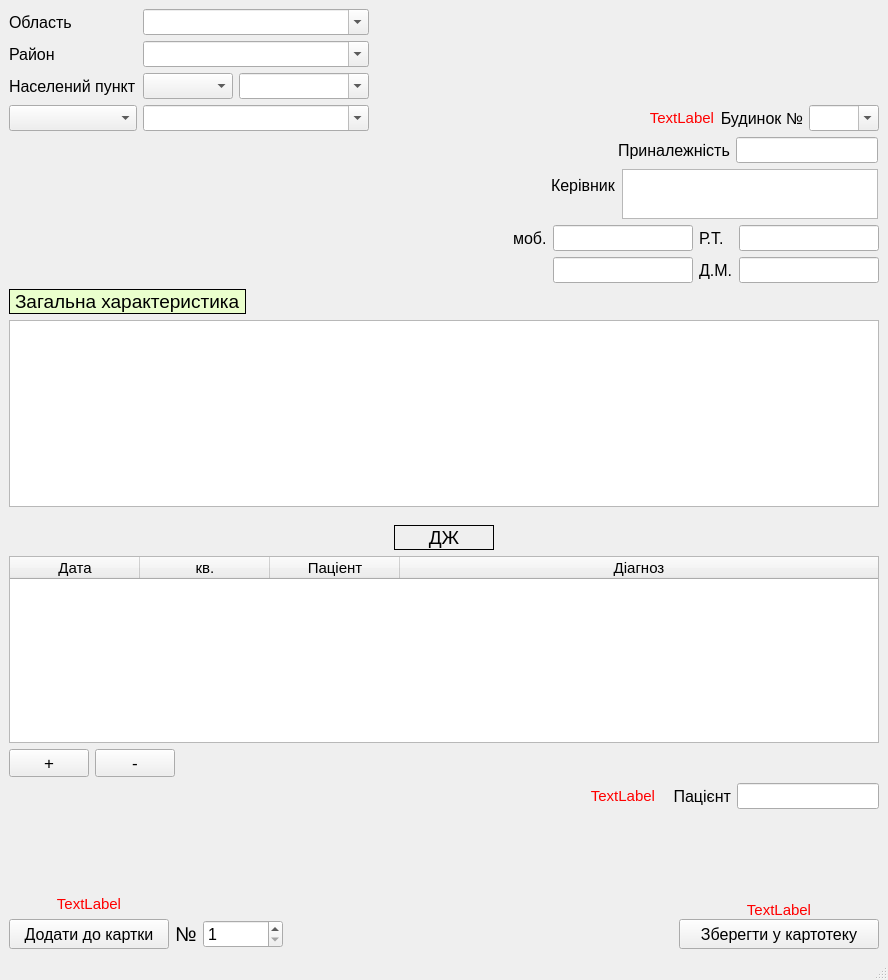
<?xml version="1.0" encoding="UTF-8"?>
<ui version="4.0">
 <class>CardFile</class>
 <widget class="QMainWindow" name="CardFile">
  <property name="geometry">
   <rect>
    <x>0</x>
    <y>0</y>
    <width>888</width>
    <height>980</height>
   </rect>
  </property>
  <property name="windowTitle">
   <string>MainWindow</string>
  </property>
  <widget class="QWidget" name="centralwidget">
   <layout class="QGridLayout" name="gridLayout_2">
    <item row="1" column="1" colspan="2">
     <layout class="QFormLayout" name="formLayout_2">
      <property name="labelAlignment">
       <set>Qt::AlignLeading|Qt::AlignLeft|Qt::AlignVCenter</set>
      </property>
      <property name="formAlignment">
       <set>Qt::AlignRight|Qt::AlignTop|Qt::AlignTrailing</set>
      </property>
      <property name="horizontalSpacing">
       <number>6</number>
      </property>
      <property name="verticalSpacing">
       <number>6</number>
      </property>
      <property name="rightMargin">
       <number>7</number>
      </property>
      <property name="bottomMargin">
       <number>0</number>
      </property>
      <item row="0" column="0">
       <widget class="QLabel" name="label_4_3">
        <property name="font">
         <font>
          <pointsize>12</pointsize>
         </font>
        </property>
        <property name="text">
         <string>Приналежність</string>
        </property>
        <property name="margin">
         <number>2</number>
        </property>
       </widget>
      </item>
      <item row="0" column="1">
       <widget class="QLineEdit" name="affiliation_3">
        <property name="sizePolicy">
         <sizepolicy hsizetype="Fixed" vsizetype="Fixed">
          <horstretch>0</horstretch>
          <verstretch>0</verstretch>
         </sizepolicy>
        </property>
        <property name="font">
         <font>
          <pointsize>11</pointsize>
         </font>
        </property>
       </widget>
      </item>
     </layout>
    </item>
    <item row="0" column="2">
     <layout class="QGridLayout" name="gridLayout_6">
      <property name="leftMargin">
       <number>150</number>
      </property>
      <property name="topMargin">
       <number>0</number>
      </property>
      <property name="rightMargin">
       <number>0</number>
      </property>
      <property name="bottomMargin">
       <number>0</number>
      </property>
      <item row="2" column="2">
       <widget class="QLabel" name="label_3_3">
        <property name="font">
         <font>
          <pointsize>12</pointsize>
         </font>
        </property>
        <property name="text">
         <string>Будинок №</string>
        </property>
        <property name="alignment">
         <set>Qt::AlignRight|Qt::AlignTrailing|Qt::AlignVCenter</set>
        </property>
        <property name="margin">
         <number>2</number>
        </property>
       </widget>
      </item>
      <item row="2" column="0">
       <spacer name="horizontalSpacer_4">
        <property name="orientation">
         <enum>Qt::Horizontal</enum>
        </property>
        <property name="sizeHint" stdset="0">
         <size>
          <width>40</width>
          <height>20</height>
         </size>
        </property>
       </spacer>
      </item>
      <item row="2" column="3">
       <widget class="QComboBox" name="comboBox_house_number_3">
        <property name="enabled">
         <bool>true</bool>
        </property>
        <property name="minimumSize">
         <size>
          <width>0</width>
          <height>0</height>
         </size>
        </property>
        <property name="maximumSize">
         <size>
          <width>70</width>
          <height>16777215</height>
         </size>
        </property>
        <property name="font">
         <font>
          <pointsize>11</pointsize>
         </font>
        </property>
        <property name="tabletTracking">
         <bool>true</bool>
        </property>
        <property name="autoFillBackground">
         <bool>false</bool>
        </property>
        <property name="editable">
         <bool>true</bool>
        </property>
        <property name="sizeAdjustPolicy">
         <enum>QComboBox::AdjustToContentsOnFirstShow</enum>
        </property>
       </widget>
      </item>
      <item row="1" column="2">
       <spacer name="verticalSpacer_4">
        <property name="orientation">
         <enum>Qt::Vertical</enum>
        </property>
        <property name="sizeHint" stdset="0">
         <size>
          <width>20</width>
          <height>40</height>
         </size>
        </property>
       </spacer>
      </item>
      <item row="2" column="1">
       <widget class="QLabel" name="error_house_numb">
        <property name="font">
         <font>
          <pointsize>11</pointsize>
         </font>
        </property>
        <property name="styleSheet">
         <string notr="true">color: rgb(255, 0, 0);</string>
        </property>
        <property name="text">
         <string>TextLabel</string>
        </property>
        <property name="alignment">
         <set>Qt::AlignRight|Qt::AlignTrailing|Qt::AlignVCenter</set>
        </property>
       </widget>
      </item>
     </layout>
    </item>
    <item row="0" column="0">
     <layout class="QGridLayout" name="gridLayout_5">
      <item row="0" column="0">
       <widget class="QLabel" name="label_4_5">
        <property name="font">
         <font>
          <pointsize>12</pointsize>
         </font>
        </property>
        <property name="text">
         <string>Область</string>
        </property>
        <property name="margin">
         <number>2</number>
        </property>
       </widget>
      </item>
      <item row="0" column="1">
       <widget class="QComboBox" name="comboBox_region_name_3">
        <property name="enabled">
         <bool>true</bool>
        </property>
        <property name="font">
         <font>
          <pointsize>11</pointsize>
         </font>
        </property>
        <property name="tabletTracking">
         <bool>true</bool>
        </property>
        <property name="autoFillBackground">
         <bool>false</bool>
        </property>
        <property name="editable">
         <bool>true</bool>
        </property>
        <property name="sizeAdjustPolicy">
         <enum>QComboBox::AdjustToContentsOnFirstShow</enum>
        </property>
       </widget>
      </item>
      <item row="3" column="1">
       <widget class="QComboBox" name="comboBox_streets_name_3">
        <property name="enabled">
         <bool>true</bool>
        </property>
        <property name="maximumSize">
         <size>
          <width>16777215</width>
          <height>200</height>
         </size>
        </property>
        <property name="font">
         <font>
          <pointsize>11</pointsize>
         </font>
        </property>
        <property name="tabletTracking">
         <bool>true</bool>
        </property>
        <property name="autoFillBackground">
         <bool>false</bool>
        </property>
        <property name="editable">
         <bool>true</bool>
        </property>
        <property name="sizeAdjustPolicy">
         <enum>QComboBox::AdjustToContentsOnFirstShow</enum>
        </property>
       </widget>
      </item>
      <item row="1" column="0">
       <widget class="QLabel" name="label_4_4">
        <property name="font">
         <font>
          <pointsize>12</pointsize>
         </font>
        </property>
        <property name="text">
         <string>Район</string>
        </property>
        <property name="margin">
         <number>2</number>
        </property>
       </widget>
      </item>
      <item row="3" column="0">
       <widget class="QComboBox" name="comboBox_streets_3">
        <property name="sizePolicy">
         <sizepolicy hsizetype="Minimum" vsizetype="Fixed">
          <horstretch>0</horstretch>
          <verstretch>0</verstretch>
         </sizepolicy>
        </property>
        <property name="minimumSize">
         <size>
          <width>110</width>
          <height>0</height>
         </size>
        </property>
        <property name="maximumSize">
         <size>
          <width>160</width>
          <height>16777215</height>
         </size>
        </property>
        <property name="font">
         <font>
          <pointsize>11</pointsize>
         </font>
        </property>
       </widget>
      </item>
      <item row="1" column="1">
       <widget class="QComboBox" name="comboBox_district_name_3">
        <property name="enabled">
         <bool>true</bool>
        </property>
        <property name="font">
         <font>
          <pointsize>11</pointsize>
         </font>
        </property>
        <property name="tabletTracking">
         <bool>true</bool>
        </property>
        <property name="autoFillBackground">
         <bool>false</bool>
        </property>
        <property name="editable">
         <bool>true</bool>
        </property>
        <property name="sizeAdjustPolicy">
         <enum>QComboBox::AdjustToContentsOnFirstShow</enum>
        </property>
       </widget>
      </item>
      <item row="2" column="1">
       <layout class="QFormLayout" name="formLayout_3">
        <item row="0" column="0">
         <widget class="QComboBox" name="comboBox_locality_type_3">
          <property name="enabled">
           <bool>true</bool>
          </property>
          <property name="minimumSize">
           <size>
            <width>90</width>
            <height>0</height>
           </size>
          </property>
          <property name="font">
           <font>
            <pointsize>11</pointsize>
           </font>
          </property>
          <property name="tabletTracking">
           <bool>true</bool>
          </property>
          <property name="autoFillBackground">
           <bool>false</bool>
          </property>
          <property name="editable">
           <bool>false</bool>
          </property>
          <property name="sizeAdjustPolicy">
           <enum>QComboBox::AdjustToContentsOnFirstShow</enum>
          </property>
         </widget>
        </item>
        <item row="0" column="1">
         <widget class="QComboBox" name="comboBox_locality_name_3">
          <property name="enabled">
           <bool>true</bool>
          </property>
          <property name="minimumSize">
           <size>
            <width>130</width>
            <height>0</height>
           </size>
          </property>
          <property name="font">
           <font>
            <pointsize>11</pointsize>
           </font>
          </property>
          <property name="tabletTracking">
           <bool>true</bool>
          </property>
          <property name="autoFillBackground">
           <bool>false</bool>
          </property>
          <property name="editable">
           <bool>true</bool>
          </property>
          <property name="sizeAdjustPolicy">
           <enum>QComboBox::AdjustToContentsOnFirstShow</enum>
          </property>
         </widget>
        </item>
       </layout>
      </item>
      <item row="2" column="0">
       <widget class="QLabel" name="label_4_6">
        <property name="font">
         <font>
          <pointsize>12</pointsize>
         </font>
        </property>
        <property name="text">
         <string>Населений пункт</string>
        </property>
        <property name="margin">
         <number>2</number>
        </property>
       </widget>
      </item>
     </layout>
    </item>
    <item row="2" column="1" colspan="2">
     <layout class="QFormLayout" name="formLayout">
      <property name="formAlignment">
       <set>Qt::AlignRight|Qt::AlignTop|Qt::AlignTrailing</set>
      </property>
      <property name="horizontalSpacing">
       <number>6</number>
      </property>
      <property name="rightMargin">
       <number>7</number>
      </property>
      <item row="0" column="0">
       <widget class="QLabel" name="label_5_3">
        <property name="font">
         <font>
          <pointsize>12</pointsize>
         </font>
        </property>
        <property name="text">
         <string>Керівник</string>
        </property>
        <property name="margin">
         <number>2</number>
        </property>
       </widget>
      </item>
      <item row="0" column="1">
       <widget class="QTextEdit" name="manager_3">
        <property name="sizePolicy">
         <sizepolicy hsizetype="Fixed" vsizetype="Fixed">
          <horstretch>0</horstretch>
          <verstretch>0</verstretch>
         </sizepolicy>
        </property>
        <property name="maximumSize">
         <size>
          <width>16777215</width>
          <height>50</height>
         </size>
        </property>
        <property name="font">
         <font>
          <pointsize>11</pointsize>
         </font>
        </property>
       </widget>
      </item>
     </layout>
    </item>
    <item row="5" column="2">
     <layout class="QGridLayout" name="gridLayout_9">
      <property name="sizeConstraint">
       <enum>QLayout::SetDefaultConstraint</enum>
      </property>
      <property name="leftMargin">
       <number>96</number>
      </property>
      <property name="topMargin">
       <number>0</number>
      </property>
      <property name="rightMargin">
       <number>0</number>
      </property>
      <property name="bottomMargin">
       <number>0</number>
      </property>
      <item row="0" column="0">
       <widget class="QLabel" name="error_name_patient">
        <property name="font">
         <font>
          <pointsize>11</pointsize>
         </font>
        </property>
        <property name="styleSheet">
         <string notr="true">color: rgb(255, 0, 0);</string>
        </property>
        <property name="text">
         <string>TextLabel</string>
        </property>
        <property name="alignment">
         <set>Qt::AlignRight|Qt::AlignTrailing|Qt::AlignVCenter</set>
        </property>
       </widget>
      </item>
      <item row="0" column="1">
       <widget class="QLabel" name="label_9_3">
        <property name="maximumSize">
         <size>
          <width>70</width>
          <height>16777215</height>
         </size>
        </property>
        <property name="font">
         <font>
          <pointsize>12</pointsize>
         </font>
        </property>
        <property name="text">
         <string>Пацієнт</string>
        </property>
        <property name="alignment">
         <set>Qt::AlignRight|Qt::AlignTrailing|Qt::AlignVCenter</set>
        </property>
        <property name="margin">
         <number>2</number>
        </property>
       </widget>
      </item>
      <item row="0" column="2">
       <widget class="QLineEdit" name="pat_name_3">
        <property name="sizePolicy">
         <sizepolicy hsizetype="Fixed" vsizetype="Fixed">
          <horstretch>0</horstretch>
          <verstretch>0</verstretch>
         </sizepolicy>
        </property>
        <property name="font">
         <font>
          <pointsize>11</pointsize>
         </font>
        </property>
        <property name="text">
         <string/>
        </property>
       </widget>
      </item>
     </layout>
    </item>
    <item row="7" column="2">
     <layout class="QGridLayout" name="gridLayout_8">
      <property name="spacing">
       <number>0</number>
      </property>
      <item row="0" column="1">
       <spacer name="verticalSpacer_2">
        <property name="orientation">
         <enum>Qt::Vertical</enum>
        </property>
        <property name="sizeHint" stdset="0">
         <size>
          <width>20</width>
          <height>40</height>
         </size>
        </property>
       </spacer>
      </item>
      <item row="1" column="1">
       <widget class="QLabel" name="error_save">
        <property name="font">
         <font>
          <pointsize>11</pointsize>
         </font>
        </property>
        <property name="styleSheet">
         <string notr="true">color: rgb(255, 0, 0);</string>
        </property>
        <property name="text">
         <string>TextLabel</string>
        </property>
        <property name="alignment">
         <set>Qt::AlignCenter</set>
        </property>
       </widget>
      </item>
      <item row="2" column="0">
       <spacer name="horizontalSpacer_7">
        <property name="orientation">
         <enum>Qt::Horizontal</enum>
        </property>
        <property name="sizeHint" stdset="0">
         <size>
          <width>180</width>
          <height>20</height>
         </size>
        </property>
       </spacer>
      </item>
      <item row="2" column="1">
       <widget class="QPushButton" name="saveButton_3">
        <property name="minimumSize">
         <size>
          <width>200</width>
          <height>30</height>
         </size>
        </property>
        <property name="maximumSize">
         <size>
          <width>250</width>
          <height>16777215</height>
         </size>
        </property>
        <property name="font">
         <font>
          <pointsize>12</pointsize>
         </font>
        </property>
        <property name="text">
         <string>Зберегти у картотеку</string>
        </property>
       </widget>
      </item>
     </layout>
    </item>
    <item row="4" column="0" colspan="3">
     <layout class="QFormLayout" name="formLayout_4">
      <property name="topMargin">
       <number>12</number>
      </property>
      <item row="1" column="0" colspan="2">
       <widget class="QTableWidget" name="tableWidget_diag_file">
        <property name="font">
         <font>
          <pointsize>11</pointsize>
         </font>
        </property>
        <attribute name="horizontalHeaderDefaultSectionSize">
         <number>130</number>
        </attribute>
        <attribute name="horizontalHeaderShowSortIndicator" stdset="0">
         <bool>false</bool>
        </attribute>
        <attribute name="horizontalHeaderStretchLastSection">
         <bool>true</bool>
        </attribute>
        <attribute name="verticalHeaderDefaultSectionSize">
         <number>30</number>
        </attribute>
        <attribute name="verticalHeaderMinimumSectionSize">
         <number>24</number>
        </attribute>
        <column>
         <property name="text">
          <string>Дата</string>
         </property>
        </column>
        <column>
         <property name="text">
          <string>кв.</string>
         </property>
        </column>
        <column>
         <property name="text">
          <string>Паціент</string>
         </property>
        </column>
        <column>
         <property name="text">
          <string>Діагноз</string>
         </property>
        </column>
       </widget>
      </item>
      <item row="2" column="0">
       <layout class="QGridLayout" name="gridLayout_4">
        <item row="0" column="1">
         <widget class="QPushButton" name="del_from_diag_Button_2">
          <property name="font">
           <font>
            <pointsize>13</pointsize>
           </font>
          </property>
          <property name="text">
           <string>-</string>
          </property>
         </widget>
        </item>
        <item row="0" column="0">
         <widget class="QPushButton" name="add_to_diag_Button_3">
          <property name="font">
           <font>
            <pointsize>13</pointsize>
           </font>
          </property>
          <property name="text">
           <string>+</string>
          </property>
         </widget>
        </item>
       </layout>
      </item>
      <item row="0" column="0" colspan="2">
       <layout class="QGridLayout" name="gridLayout_7">
        <item row="0" column="2">
         <spacer name="horizontalSpacer_10">
          <property name="orientation">
           <enum>Qt::Horizontal</enum>
          </property>
          <property name="sizeHint" stdset="0">
           <size>
            <width>40</width>
            <height>20</height>
           </size>
          </property>
         </spacer>
        </item>
        <item row="0" column="1">
         <widget class="QLabel" name="label_3">
          <property name="minimumSize">
           <size>
            <width>100</width>
            <height>25</height>
           </size>
          </property>
          <property name="font">
           <font>
            <pointsize>14</pointsize>
           </font>
          </property>
          <property name="layoutDirection">
           <enum>Qt::LeftToRight</enum>
          </property>
          <property name="frameShape">
           <enum>QFrame::Box</enum>
          </property>
          <property name="frameShadow">
           <enum>QFrame::Plain</enum>
          </property>
          <property name="text">
           <string>ДЖ</string>
          </property>
          <property name="alignment">
           <set>Qt::AlignCenter</set>
          </property>
         </widget>
        </item>
        <item row="0" column="0">
         <spacer name="horizontalSpacer_11">
          <property name="orientation">
           <enum>Qt::Horizontal</enum>
          </property>
          <property name="sizeHint" stdset="0">
           <size>
            <width>40</width>
            <height>20</height>
           </size>
          </property>
         </spacer>
        </item>
       </layout>
      </item>
     </layout>
    </item>
    <item row="7" column="0">
     <layout class="QGridLayout" name="gridLayout_3">
      <property name="topMargin">
       <number>9</number>
      </property>
      <property name="horizontalSpacing">
       <number>6</number>
      </property>
      <item row="2" column="0">
       <widget class="QPushButton" name="add_to_cardButton">
        <property name="minimumSize">
         <size>
          <width>160</width>
          <height>30</height>
         </size>
        </property>
        <property name="font">
         <font>
          <pointsize>12</pointsize>
         </font>
        </property>
        <property name="text">
         <string>Додати до картки</string>
        </property>
       </widget>
      </item>
      <item row="0" column="0">
       <spacer name="verticalSpacer_3">
        <property name="orientation">
         <enum>Qt::Vertical</enum>
        </property>
        <property name="sizeHint" stdset="0">
         <size>
          <width>20</width>
          <height>40</height>
         </size>
        </property>
       </spacer>
      </item>
      <item row="2" column="1">
       <widget class="QLabel" name="label_10">
        <property name="font">
         <font>
          <pointsize>15</pointsize>
         </font>
        </property>
        <property name="text">
         <string>№</string>
        </property>
       </widget>
      </item>
      <item row="2" column="2">
       <widget class="QSpinBox" name="curd_numberBox">
        <property name="minimumSize">
         <size>
          <width>80</width>
          <height>0</height>
         </size>
        </property>
        <property name="font">
         <font>
          <pointsize>12</pointsize>
         </font>
        </property>
        <property name="minimum">
         <number>1</number>
        </property>
        <property name="maximum">
         <number>10000</number>
        </property>
       </widget>
      </item>
      <item row="2" column="3">
       <spacer name="horizontalSpacer_9">
        <property name="orientation">
         <enum>Qt::Horizontal</enum>
        </property>
        <property name="sizeHint" stdset="0">
         <size>
          <width>40</width>
          <height>20</height>
         </size>
        </property>
       </spacer>
      </item>
      <item row="1" column="0">
       <widget class="QLabel" name="error">
        <property name="font">
         <font>
          <pointsize>11</pointsize>
         </font>
        </property>
        <property name="styleSheet">
         <string notr="true">color: rgb(255, 0, 0);</string>
        </property>
        <property name="text">
         <string>TextLabel</string>
        </property>
        <property name="alignment">
         <set>Qt::AlignCenter</set>
        </property>
       </widget>
      </item>
     </layout>
    </item>
    <item row="3" column="0" colspan="3">
     <layout class="QVBoxLayout" name="verticalLayout">
      <item>
       <layout class="QGridLayout" name="gridLayout">
        <item row="1" column="4">
         <widget class="QLineEdit" name="mobile_2_3">
          <property name="sizePolicy">
           <sizepolicy hsizetype="Fixed" vsizetype="Fixed">
            <horstretch>0</horstretch>
            <verstretch>0</verstretch>
           </sizepolicy>
          </property>
          <property name="maximumSize">
           <size>
            <width>140</width>
            <height>16777215</height>
           </size>
          </property>
          <property name="font">
           <font>
            <pointsize>11</pointsize>
           </font>
          </property>
         </widget>
        </item>
        <item row="0" column="0">
         <spacer name="horizontalSpacer_3">
          <property name="orientation">
           <enum>Qt::Horizontal</enum>
          </property>
          <property name="sizeHint" stdset="0">
           <size>
            <width>40</width>
            <height>20</height>
           </size>
          </property>
         </spacer>
        </item>
        <item row="1" column="5">
         <widget class="QLabel" name="label_8_3">
          <property name="font">
           <font>
            <pointsize>12</pointsize>
           </font>
          </property>
          <property name="text">
           <string>Д.М.</string>
          </property>
          <property name="margin">
           <number>2</number>
          </property>
         </widget>
        </item>
        <item row="0" column="1">
         <spacer name="horizontalSpacer_5">
          <property name="orientation">
           <enum>Qt::Horizontal</enum>
          </property>
          <property name="sizeHint" stdset="0">
           <size>
            <width>40</width>
            <height>20</height>
           </size>
          </property>
         </spacer>
        </item>
        <item row="0" column="3">
         <widget class="QLabel" name="label_6_3">
          <property name="font">
           <font>
            <pointsize>12</pointsize>
           </font>
          </property>
          <property name="text">
           <string>моб.</string>
          </property>
          <property name="margin">
           <number>2</number>
          </property>
         </widget>
        </item>
        <item row="0" column="4">
         <widget class="QLineEdit" name="mobile_1_3">
          <property name="sizePolicy">
           <sizepolicy hsizetype="Fixed" vsizetype="Fixed">
            <horstretch>0</horstretch>
            <verstretch>0</verstretch>
           </sizepolicy>
          </property>
          <property name="minimumSize">
           <size>
            <width>1</width>
            <height>0</height>
           </size>
          </property>
          <property name="maximumSize">
           <size>
            <width>140</width>
            <height>16777215</height>
           </size>
          </property>
          <property name="font">
           <font>
            <pointsize>11</pointsize>
           </font>
          </property>
          <property name="text">
           <string/>
          </property>
         </widget>
        </item>
        <item row="0" column="2">
         <spacer name="horizontalSpacer_6">
          <property name="orientation">
           <enum>Qt::Horizontal</enum>
          </property>
          <property name="sizeHint" stdset="0">
           <size>
            <width>40</width>
            <height>20</height>
           </size>
          </property>
         </spacer>
        </item>
        <item row="0" column="5">
         <widget class="QLabel" name="label_7_3">
          <property name="font">
           <font>
            <pointsize>12</pointsize>
           </font>
          </property>
          <property name="text">
           <string>Р.Т.</string>
          </property>
          <property name="margin">
           <number>2</number>
          </property>
         </widget>
        </item>
        <item row="1" column="6">
         <widget class="QLineEdit" name="home_phone_3">
          <property name="sizePolicy">
           <sizepolicy hsizetype="Fixed" vsizetype="Fixed">
            <horstretch>0</horstretch>
            <verstretch>0</verstretch>
           </sizepolicy>
          </property>
          <property name="maximumSize">
           <size>
            <width>140</width>
            <height>16777215</height>
           </size>
          </property>
          <property name="font">
           <font>
            <pointsize>11</pointsize>
           </font>
          </property>
         </widget>
        </item>
        <item row="0" column="6">
         <widget class="QLineEdit" name="work_phone_3">
          <property name="sizePolicy">
           <sizepolicy hsizetype="Fixed" vsizetype="Fixed">
            <horstretch>0</horstretch>
            <verstretch>0</verstretch>
           </sizepolicy>
          </property>
          <property name="maximumSize">
           <size>
            <width>140</width>
            <height>16777215</height>
           </size>
          </property>
          <property name="font">
           <font>
            <pointsize>11</pointsize>
           </font>
          </property>
          <property name="text">
           <string/>
          </property>
         </widget>
        </item>
       </layout>
      </item>
      <item>
       <layout class="QFormLayout" name="formLayout_8">
        <property name="bottomMargin">
         <number>0</number>
        </property>
        <item row="0" column="0">
         <widget class="QLabel" name="label_2_3">
          <property name="font">
           <font>
            <pointsize>14</pointsize>
           </font>
          </property>
          <property name="styleSheet">
           <string notr="true">background-color: rgb(234, 255, 205);</string>
          </property>
          <property name="frameShape">
           <enum>QFrame::Box</enum>
          </property>
          <property name="text">
           <string>Загальна характеристика</string>
          </property>
          <property name="margin">
           <number>2</number>
          </property>
         </widget>
        </item>
        <item row="0" column="1">
         <spacer name="horizontalSpacer_8">
          <property name="orientation">
           <enum>Qt::Horizontal</enum>
          </property>
          <property name="sizeHint" stdset="0">
           <size>
            <width>40</width>
            <height>20</height>
           </size>
          </property>
         </spacer>
        </item>
       </layout>
      </item>
      <item>
       <widget class="QTextEdit" name="general_chatacteristics_3">
        <property name="font">
         <font>
          <pointsize>11</pointsize>
         </font>
        </property>
        <property name="mouseTracking">
         <bool>false</bool>
        </property>
        <property name="styleSheet">
         <string notr="true"/>
        </property>
        <property name="html">
         <string>&lt;!DOCTYPE HTML PUBLIC &quot;-//W3C//DTD HTML 4.0//EN&quot; &quot;http://www.w3.org/TR/REC-html40/strict.dtd&quot;&gt;
&lt;html&gt;&lt;head&gt;&lt;meta name=&quot;qrichtext&quot; content=&quot;1&quot; /&gt;&lt;style type=&quot;text/css&quot;&gt;
p, li { white-space: pre-wrap; }
&lt;/style&gt;&lt;/head&gt;&lt;body style=&quot; font-family:'MS Shell Dlg 2'; font-size:11pt; font-weight:400; font-style:normal;&quot;&gt;
&lt;p style=&quot;-qt-paragraph-type:empty; margin-top:0px; margin-bottom:0px; margin-left:0px; margin-right:0px; -qt-block-indent:0; text-indent:0px; font-size:8pt;&quot;&gt;&lt;br /&gt;&lt;/p&gt;&lt;/body&gt;&lt;/html&gt;</string>
        </property>
       </widget>
      </item>
     </layout>
    </item>
    <item row="5" column="1">
     <spacer name="horizontalSpacer_2">
      <property name="orientation">
       <enum>Qt::Horizontal</enum>
      </property>
      <property name="sizeHint" stdset="0">
       <size>
        <width>40</width>
        <height>20</height>
       </size>
      </property>
     </spacer>
    </item>
    <item row="7" column="1">
     <spacer name="horizontalSpacer">
      <property name="orientation">
       <enum>Qt::Horizontal</enum>
      </property>
      <property name="sizeHint" stdset="0">
       <size>
        <width>40</width>
        <height>20</height>
       </size>
      </property>
     </spacer>
    </item>
    <item row="6" column="2">
     <spacer name="verticalSpacer">
      <property name="orientation">
       <enum>Qt::Vertical</enum>
      </property>
      <property name="sizeHint" stdset="0">
       <size>
        <width>20</width>
        <height>40</height>
       </size>
      </property>
     </spacer>
    </item>
   </layout>
   <zorder>horizontalSpacer</zorder>
   <zorder>horizontalSpacer_2</zorder>
   <zorder>verticalSpacer</zorder>
  </widget>
  <widget class="QMenuBar" name="menubar">
   <property name="geometry">
    <rect>
     <x>0</x>
     <y>0</y>
     <width>888</width>
     <height>21</height>
    </rect>
   </property>
  </widget>
  <widget class="QStatusBar" name="statusbar"/>
 </widget>
 <resources/>
 <connections/>
</ui>
